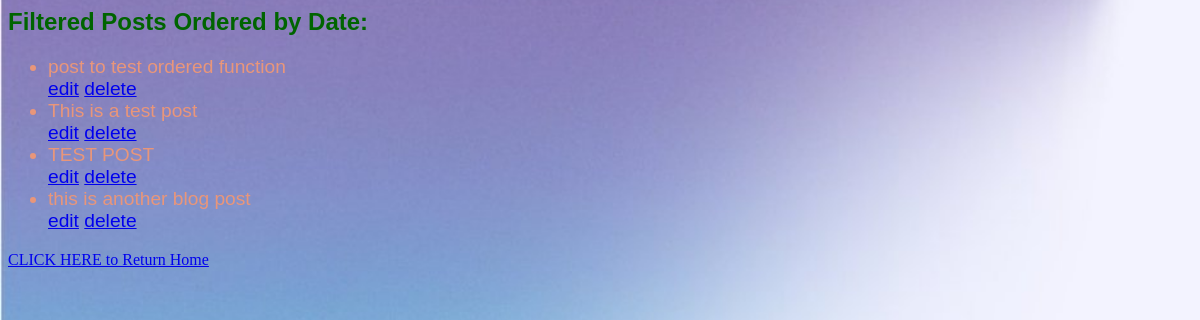
Screenshot of /blog/filterorder with the database file from the repository.
### blog/models.py (models this page shows, shortened)
class Post(models.Model):
    author = models.ForeignKey(settings.AUTH_USER_MODEL, on_delete=models.CASCADE)
    title = models.CharField(max_length=200)
    text = models.TextField()
    created_date = models.DateTimeField(default=timezone.now)
    published_date = models.DateTimeField(blank=True, null=True)

### blog/views.py (the view)
# urls.py: path('filterorder', views.FilteredOrderedView.as_view(), name='filterorder'),
class FilteredOrderedView(generic.ListView):
  template_name = 'blog/filteredordered.html'
  context_object_name = 'post_list'
  def get_queryset(self):
    return Post.objects.filter(author=admin).order_by('created_date')

### blog/templates/blog/filteredordered.html
{% load static %}
<link rel="stylesheet" type="text/css" href="{% static 'blog/styles.css' %}">
<h2>Filtered Posts Ordered by Date:</h2>
{% if post_list %}
  <ul>
  {% for post in post_list %}
    <li>{{ post.title }}</li>
    <a href="{% url 'blog:update' post.id %}">edit</a>
    <a href="{% url 'blog:delete' post.id %}">delete</a>
  {% endfor %}
  </ul>
{% else %}
  <p>No posts available.</p>
{% endif %}
<a class = "home" href="{% url 'blog:index' %}">CLICK HERE to Return Home</a>

### blog/static/blog/styles.css (style rules this page uses)
ul { color:darksalmon; font-family:'Franklin Gothic Medium', 'Arial Narrow', Arial, sans-serif; font-size: larger; }
h2 { color:darkgreen; font-family: Verdana, Geneva, Tahoma, sans-serif; }

### rows the page displays
Post: title "post to test ordered function"
Post: title "This is a test post"
Post: title "TEST POST"
Post: title "this is another blog post"
